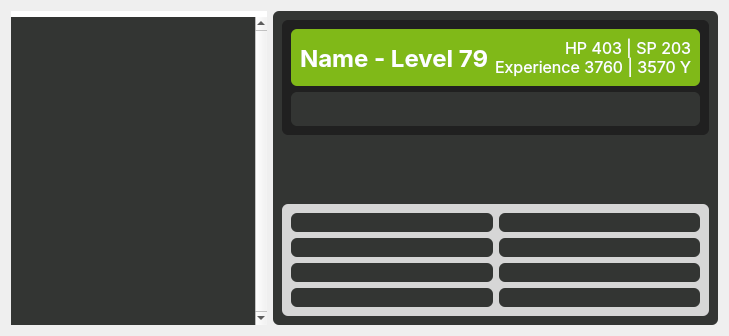
         <widget class="QFrame" name="infoFrame_3">
          <property name="sizePolicy">
           <sizepolicy hsizetype="Preferred" vsizetype="Expanding">
            <horstretch>0</horstretch>
            <verstretch>0</verstretch>
           </sizepolicy>
          </property>
          <property name="styleSheet">
           <string notr="true">QListView {
	border-top: 6px solid white;
}
QListView::item {
	background-color: #4D4D4D;
	color: white;
}
QAbstractItemView {
	background-color: #333533;
}
QScrollBar:vertical {
	width: 12px;
}
QScrollBar::handle:vertical {
	background: grey;
}
QScrollBar::sub-line:horizontal {
    border: 4px solid grey;
    background: white;
    width: 20px;
    subcontrol-position: left;
    subcontrol-origin: margin;
}</string>
          </property>
          <property name="frameShape">
           <enum>QFrame::NoFrame</enum>
          </property>
          <property name="frameShadow">
           <enum>QFrame::Plain</enum>
          </property>
          <layout class="QHBoxLayout" name="horizontalLayout_2">
           <item>
            <widget class="QListWidget" name="shadowsList">
             <property name="sizePolicy">
              <sizepolicy hsizetype="Preferred" vsizetype="Preferred">
               <horstretch>0</horstretch>
               <verstretch>0</verstretch>
              </sizepolicy>
             </property>
             <property name="font">
              <font>
               <family>Inter</family>
               <pointsize>12</pointsize>
               <weight>50</weight>
               <bold>false</bold>
              </font>
             </property>
             <property name="frameShape">
              <enum>QFrame::NoFrame</enum>
             </property>
             <property name="frameShadow">
              <enum>QFrame::Plain</enum>
             </property>
             <property name="verticalScrollBarPolicy">
              <enum>Qt::ScrollBarAlwaysOn</enum>
             </property>
             <property name="horizontalScrollBarPolicy">
              <enum>Qt::ScrollBarAsNeeded</enum>
             </property>
             <property name="wordWrap">
              <bool>true</bool>
             </property>
            </widget>
           </item>
           <item>
            <widget class="QFrame" name="shadowInfoFrame">
             <property name="sizePolicy">
              <sizepolicy hsizetype="Expanding" vsizetype="Preferred">
               <horstretch>0</horstretch>
               <verstretch>0</verstretch>
              </sizepolicy>
             </property>
             <property name="styleSheet">
              <string notr="true">QFrame {
	background-color: #333533;
	border-radius: 6px;
}
QFrame#propertiesFrame {
	background-color: #202020;
}
QFrame#skillsFrame {
	background-color: #D6D6D6;
}</string>
             </property>
             <property name="frameShape">
              <enum>QFrame::NoFrame</enum>
             </property>
             <property name="frameShadow">
              <enum>QFrame::Plain</enum>
             </property>
             <layout class="QVBoxLayout" name="verticalLayout_7">
              <item>
               <widget class="QFrame" name="propertiesFrame">
                <property name="styleSheet">
                 <string notr="true">QFrame#nameLvlFrame {
	background-color: #80b918;
	color: white;
}
QLabel#nameLbl {
	background-color: #ffb700;
}
QLabel#lvlLbl, QLabel#hpSpLbl, QLabel#statsLbl {
	background-color: none;
	color: white;
}</string>
                </property>
                <property name="frameShape">
                 <enum>QFrame::NoFrame</enum>
                </property>
                <property name="frameShadow">
                 <enum>QFrame::Plain</enum>
                </property>
                <layout class="QVBoxLayout" name="verticalLayout_21">
                 <property name="leftMargin">
                  <number>9</number>
                 </property>
                 <property name="topMargin">
                  <number>9</number>
                 </property>
                 <property name="rightMargin">
                  <number>9</number>
                 </property>
                 <property name="bottomMargin">
                  <number>9</number>
                 </property>
                 <item>
                  <widget class="QFrame" name="nameLvlFrame">
                   <property name="frameShape">
                    <enum>QFrame::NoFrame</enum>
                   </property>
                   <property name="frameShadow">
                    <enum>QFrame::Plain</enum>
                   </property>
                   <layout class="QHBoxLayout" name="horizontalLayout_7">
                    <item>
                     <widget class="QLabel" name="lvlLbl">
                      <property name="sizePolicy">
                       <sizepolicy hsizetype="Preferred" vsizetype="Preferred">
                        <horstretch>0</horstretch>
                        <verstretch>0</verstretch>
                       </sizepolicy>
                      </property>
                      <property name="font">
                       <font>
                        <family>Inter</family>
                        <pointsize>18</pointsize>
                        <weight>75</weight>
                        <bold>true</bold>
                       </font>
                      </property>
                      <property name="text">
                       <string>Name - Level 79</string>
                      </property>
                      <property name="wordWrap">
                       <bool>true</bool>
                      </property>
                     </widget>
                    </item>
                    <item>
                     <widget class="QLabel" name="hpSpLbl">
                      <property name="font">
                       <font>
                        <family>Inter</family>
                        <pointsize>12</pointsize>
                       </font>
                      </property>
                      <property name="text">
                       <string>HP 403 | SP 203
Experience 3760 | 3570 Y</string>
                      </property>
                      <property name="alignment">
                       <set>Qt::AlignRight|Qt::AlignTrailing|Qt::AlignVCenter</set>
                      </property>
                     </widget>
                    </item>
                   </layout>
                  </widget>
                 </item>
                 <item>
                  <widget class="QFrame" name="statsFrame">
                   <property name="frameShape">
                    <enum>QFrame::NoFrame</enum>
                   </property>
                   <property name="frameShadow">
                    <enum>QFrame::Plain</enum>
                   </property>
                   <layout class="QHBoxLayout" name="horizontalLayout_8">
                    <item>
                     <widget class="QLabel" name="statsLbl">
                      <property name="font">
                       <font>
                        <family>Inter</family>
                        <pointsize>10</pointsize>
                       </font>
                      </property>
                      <property name="text">
                       <string/>
                      </property>
                      <property name="alignment">
                       <set>Qt::AlignCenter</set>
                      </property>
                     </widget>
                    </item>
                   </layout>
                  </widget>
                 </item>
                </layout>
               </widget>
              </item>
              <item>
               <widget class="QFrame" name="affinitiesFrame">
                <property name="styleSheet">
                 <string notr="true">QLabel {
	color: white;
}</string>
                </property>
                <property name="frameShape">
                 <enum>QFrame::StyledPanel</enum>
                </property>
                <property name="frameShadow">
                 <enum>QFrame::Raised</enum>
                </property>
                <layout class="QHBoxLayout" name="horizontalLayout_6">
                 <item>
                  <widget class="QFrame" name="physFrame">
                   <property name="frameShape">
                    <enum>QFrame::NoFrame</enum>
                   </property>
                   <property name="frameShadow">
                    <enum>QFrame::Plain</enum>
                   </property>
                   <layout class="QVBoxLayout" name="verticalLayout_14">
                    <property name="leftMargin">
                     <number>0</number>
                    </property>
                    <property name="topMargin">
                     <number>0</number>
                    </property>
                    <property name="rightMargin">
                     <number>0</number>
                    </property>
                    <property name="bottomMargin">
                     <number>0</number>
                    </property>
                    <item>
                     <widget class="QLabel" name="iconPixmap_6">
                      <property name="sizePolicy">
                       <sizepolicy hsizetype="Maximum" vsizetype="Maximum">
                        <horstretch>0</horstretch>
                        <verstretch>0</verstretch>
                       </sizepolicy>
                      </property>
                      <property name="text">
                       <string/>
                      </property>
                      <property name="scaledContents">
                       <bool>true</bool>
                      </property>
                     </widget>
                    </item>
                    <item>
                     <widget class="QLabel" name="physAffinityLbl">
                      <property name="sizePolicy">
                       <sizepolicy hsizetype="Preferred" vsizetype="Preferred">
                        <horstretch>0</horstretch>
                        <verstretch>0</verstretch>
                       </sizepolicy>
                      </property>
                      <property name="font">
                       <font>
                        <family>Inter</family>
                        <pointsize>12</pointsize>
                        <weight>75</weight>
                        <bold>true</bold>
                       </font>
                      </property>
                      <property name="text">
                       <string/>
                      </property>
                      <property name="alignment">
                       <set>Qt::AlignCenter</set>
                      </property>
                     </widget>
                    </item>
                   </layout>
                  </widget>
                 </item>
                 <item>
                  <widget class="QFrame" name="fireFrame">
                   <property name="frameShape">
                    <enum>QFrame::NoFrame</enum>
                   </property>
                   <property name="frameShadow">
                    <enum>QFrame::Plain</enum>
                   </property>
                   <layout class="QVBoxLayout" name="verticalLayout_15">
                    <property name="leftMargin">
                     <number>0</number>
                    </property>
                    <property name="topMargin">
                     <number>0</number>
                    </property>
                    <property name="rightMargin">
                     <number>0</number>
                    </property>
                    <property name="bottomMargin">
                     <number>0</number>
                    </property>
                    <item>
                     <widget class="QLabel" name="iconPixmap_3">
                      <property name="sizePolicy">
                       <sizepolicy hsizetype="Maximum" vsizetype="Maximum">
                        <horstretch>0</horstretch>
                        <verstretch>0</verstretch>
                       </sizepolicy>
                      </property>
                      <property name="text">
                       <string/>
                      </property>
                      <property name="scaledContents">
                       <bool>true</bool>
                      </property>
                     </widget>
                    </item>
                    <item>
                     <widget class="QLabel" name="fireAffinityLbl">
                      <property name="font">
                       <font>
                        <family>Inter</family>
                        <pointsize>12</pointsize>
                        <weight>75</weight>
                        <bold>true</bold>
                       </font>
                      </property>
                      <property name="text">
                       <string/>
                      </property>
                      <property name="alignment">
                       <set>Qt::AlignCenter</set>
                      </property>
                     </widget>
                    </item>
                   </layout>
                  </widget>
                 </item>
                 <item>
                  <widget class="QFrame" name="iceFrame">
                   <property name="frameShape">
                    <enum>QFrame::NoFrame</enum>
                   </property>
                   <property name="frameShadow">
                    <enum>QFrame::Plain</enum>
                   </property>
                   <layout class="QVBoxLayout" name="verticalLayout_16">
                    <property name="leftMargin">
                     <number>0</number>
                    </property>
                    <property name="topMargin">
                     <number>0</number>
                    </property>
                    <property name="rightMargin">
                     <number>0</number>
                    </property>
                    <property name="bottomMargin">
                     <number>0</number>
                    </property>
                    <item>
                     <widget class="QLabel" name="iconPixmap_4">
                      <property name="sizePolicy">
                       <sizepolicy hsizetype="Maximum" vsizetype="Maximum">
                        <horstretch>0</horstretch>
                        <verstretch>0</verstretch>
                       </sizepolicy>
                      </property>
                      <property name="text">
                       <string/>
                      </property>
                      <property name="scaledContents">
                       <bool>true</bool>
                      </property>
                     </widget>
                    </item>
                    <item>
                     <widget class="QLabel" name="iceAffinityLbl">
                      <property name="font">
                       <font>
                        <family>Inter</family>
                        <pointsize>12</pointsize>
                        <weight>75</weight>
                        <bold>true</bold>
                       </font>
                      </property>
                      <property name="text">
                       <string/>
                      </property>
                      <property name="alignment">
                       <set>Qt::AlignCenter</set>
                      </property>
                     </widget>
                    </item>
                   </layout>
                  </widget>
                 </item>
                 <item>
                  <widget class="QFrame" name="elecFrame">
                   <property name="frameShape">
                    <enum>QFrame::NoFrame</enum>
                   </property>
                   <property name="frameShadow">
                    <enum>QFrame::Plain</enum>
                   </property>
                   <layout class="QVBoxLayout" name="verticalLayout_17">
                    <property name="leftMargin">
                     <number>0</number>
                    </property>
                    <property name="topMargin">
                     <number>0</number>
                    </property>
                    <property name="rightMargin">
                     <number>0</number>
                    </property>
                    <property name="bottomMargin">
                     <number>0</number>
                    </property>
                    <item>
                     <widget class="QLabel" name="iconPixmap_2">
                      <property name="sizePolicy">
                       <sizepolicy hsizetype="Maximum" vsizetype="Maximum">
                        <horstretch>0</horstretch>
                        <verstretch>0</verstretch>
                       </sizepolicy>
                      </property>
                      <property name="text">
                       <string/>
                      </property>
                      <property name="scaledContents">
                       <bool>true</bool>
                      </property>
                     </widget>
                    </item>
                    <item>
                     <widget class="QLabel" name="elecAffinityLbl">
                      <property name="font">
                       <font>
                        <family>Inter</family>
                        <pointsize>12</pointsize>
                        <weight>75</weight>
                        <bold>true</bold>
                       </font>
                      </property>
                      <property name="text">
                       <string/>
                      </property>
                      <property name="scaledContents">
                       <bool>false</bool>
                      </property>
                      <property name="alignment">
                       <set>Qt::AlignCenter</set>
                      </property>
                     </widget>
                    </item>
                   </layout>
                  </widget>
                 </item>
                 <item>
                  <widget class="QFrame" name="windFrame">
                   <property name="frameShape">
                    <enum>QFrame::NoFrame</enum>
                   </property>
                   <property name="frameShadow">
                    <enum>QFrame::Plain</enum>
                   </property>
                   <layout class="QVBoxLayout" name="verticalLayout_18">
                    <property name="leftMargin">
                     <number>0</number>
                    </property>
                    <property name="topMargin">
                     <number>0</number>
                    </property>
                    <property name="rightMargin">
                     <number>0</number>
                    </property>
                    <property name="bottomMargin">
                     <number>0</number>
                    </property>
                    <item>
                     <widget class="QLabel" name="iconPixmap_7">
                      <property name="sizePolicy">
                       <sizepolicy hsizetype="Maximum" vsizetype="Maximum">
                        <horstretch>0</horstretch>
                        <verstretch>0</verstretch>
                       </sizepolicy>
                      </property>
                      <property name="text">
                       <string/>
                      </property>
                      <property name="scaledContents">
                       <bool>true</bool>
                      </property>
                     </widget>
                    </item>
                    <item>
                     <widget class="QLabel" name="windAffinityLbl">
                      <property name="font">
                       <font>
                        <family>Inter</family>
                        <pointsize>12</pointsize>
                        <weight>75</weight>
                        <bold>true</bold>
                       </font>
                      </property>
                      <property name="text">
                       <string/>
                      </property>
                      <property name="alignment">
                       <set>Qt::AlignCenter</set>
                      </property>
                     </widget>
                    </item>
                   </layout>
                  </widget>
                 </item>
                 <item>
                  <widget class="QFrame" name="lightFrame">
                   <property name="frameShape">
                    <enum>QFrame::NoFrame</enum>
                   </property>
                   <property name="frameShadow">
                    <enum>QFrame::Plain</enum>
                   </property>
                   <layout class="QVBoxLayout" name="verticalLayout_19">
                    <property name="leftMargin">
                     <number>0</number>
                    </property>
                    <property name="topMargin">
                     <number>0</number>
                    </property>
                    <property name="rightMargin">
                     <number>0</number>
                    </property>
                    <property name="bottomMargin">
                     <number>0</number>
                    </property>
                    <item>
                     <widget class="QLabel" name="iconPixmap_5">
                      <property name="sizePolicy">
                       <sizepolicy hsizetype="Maximum" vsizetype="Maximum">
                        <horstretch>0</horstretch>
                        <verstretch>0</verstretch>
                       </sizepolicy>
                      </property>
                      <property name="text">
                       <string/>
                      </property>
                      <property name="scaledContents">
                       <bool>true</bool>
                      </property>
                     </widget>
                    </item>
                    <item>
                     <widget class="QLabel" name="lightAffinityLbl">
                      <property name="font">
                       <font>
                        <family>Inter</family>
                        <pointsize>12</pointsize>
                        <weight>75</weight>
                        <bold>true</bold>
                       </font>
                      </property>
                      <property name="text">
                       <string/>
                      </property>
                      <property name="alignment">
                       <set>Qt::AlignCenter</set>
                      </property>
                     </widget>
                    </item>
                   </layout>
                  </widget>
                 </item>
                 <item>
                  <widget class="QFrame" name="darkFrame">
                   <property name="frameShape">
                    <enum>QFrame::NoFrame</enum>
                   </property>
                   <property name="frameShadow">
                    <enum>QFrame::Plain</enum>
                   </property>
                   <layout class="QVBoxLayout" name="verticalLayout_20">
                    <property name="leftMargin">
                     <number>0</number>
                    </property>
                    <property name="topMargin">
                     <number>0</number>
                    </property>
                    <property name="rightMargin">
                     <number>0</number>
                    </property>
                    <property name="bottomMargin">
                     <number>0</number>
                    </property>
                    <item>
                     <widget class="QLabel" name="iconPixmap">
                      <property name="sizePolicy">
                       <sizepolicy hsizetype="Maximum" vsizetype="Maximum">
                        <horstretch>0</horstretch>
                        <verstretch>0</verstretch>
                       </sizepolicy>
                      </property>
                      <property name="text">
                       <string/>
                      </property>
                      <property name="scaledContents">
                       <bool>true</bool>
                      </property>
                     </widget>
                    </item>
                    <item>
                     <widget class="QLabel" name="darkAffinityLbl">
                      <property name="font">
                       <font>
                        <family>Inter</family>
                        <pointsize>12</pointsize>
                        <weight>75</weight>
                        <bold>true</bold>
                       </font>
                      </property>
                      <property name="text">
                       <string/>
                      </property>
                      <property name="scaledContents">
                       <bool>false</bool>
                      </property>
                      <property name="alignment">
                       <set>Qt::AlignCenter</set>
                      </property>
                     </widget>
                    </item>
                   </layout>
                  </widget>
                 </item>
                </layout>
               </widget>
              </item>
              <item>
               <widget class="QFrame" name="skillsFrame">
                <property name="styleSheet">
                 <string notr="true">QLabel {
	color: white;
}</string>
                </property>
                <property name="frameShape">
                 <enum>QFrame::NoFrame</enum>
                </property>
                <property name="frameShadow">
                 <enum>QFrame::Plain</enum>
                </property>
                <layout class="QGridLayout" name="gridLayout">
                 <item row="0" column="1">
                  <widget class="QLabel" name="skill5">
                   <property name="font">
                    <font>
                     <family>Inter</family>
                     <pointsize>12</pointsize>
                    </font>
                   </property>
                   <property name="text">
                    <string/>
                   </property>
                   <property name="alignment">
                    <set>Qt::AlignCenter</set>
                   </property>
                  </widget>
                 </item>
                 <item row="1" column="1">
                  <widget class="QLabel" name="skill6">
                   <property name="font">
                    <font>
                     <family>Inter</family>
                     <pointsize>12</pointsize>
                    </font>
                   </property>
                   <property name="text">
                    <string/>
                   </property>
                   <property name="alignment">
                    <set>Qt::AlignCenter</set>
                   </property>
                  </widget>
                 </item>
                 <item row="3" column="1">
                  <widget class="QLabel" name="skill8">
                   <property name="font">
                    <font>
                     <family>Inter</family>
                     <pointsize>12</pointsize>
                    </font>
                   </property>
                   <property name="text">
                    <string/>
                   </property>
                   <property name="alignment">
                    <set>Qt::AlignCenter</set>
                   </property>
                  </widget>
                 </item>
                 <item row="2" column="1">
                  <widget class="QLabel" name="skill7">
                   <property name="font">
                    <font>
                     <family>Inter</family>
                     <pointsize>12</pointsize>
                    </font>
                   </property>
                   <property name="text">
                    <string/>
                   </property>
                   <property name="alignment">
                    <set>Qt::AlignCenter</set>
                   </property>
                  </widget>
                 </item>
                 <item row="1" column="0">
                  <widget class="QLabel" name="skill2">
                   <property name="font">
                    <font>
                     <family>Inter</family>
                     <pointsize>12</pointsize>
                    </font>
                   </property>
                   <property name="text">
                    <string/>
                   </property>
                   <property name="alignment">
                    <set>Qt::AlignCenter</set>
                   </property>
                  </widget>
                 </item>
                 <item row="0" column="0">
                  <widget class="QLabel" name="skill1">
                   <property name="font">
                    <font>
                     <family>Inter</family>
                     <pointsize>12</pointsize>
                    </font>
                   </property>
                   <property name="text">
                    <string/>
                   </property>
                   <property name="alignment">
                    <set>Qt::AlignCenter</set>
                   </property>
                  </widget>
                 </item>
                 <item row="2" column="0">
                  <widget class="QLabel" name="skill3">
                   <property name="font">
                    <font>
                     <family>Inter</family>
                     <pointsize>12</pointsize>
                    </font>
                   </property>
                   <property name="text">
                    <string/>
                   </property>
                   <property name="alignment">
                    <set>Qt::AlignCenter</set>
                   </property>
                  </widget>
                 </item>
                 <item row="3" column="0">
                  <widget class="QLabel" name="skill4">
                   <property name="font">
                    <font>
                     <family>Inter</family>
                     <pointsize>12</pointsize>
                    </font>
                   </property>
                   <property name="text">
                    <string/>
                   </property>
                   <property name="alignment">
                    <set>Qt::AlignCenter</set>
                   </property>
                  </widget>
                 </item>
                </layout>
               </widget>
              </item>
             </layout>
            </widget>
           </item>
          </layout>
         </widget>
